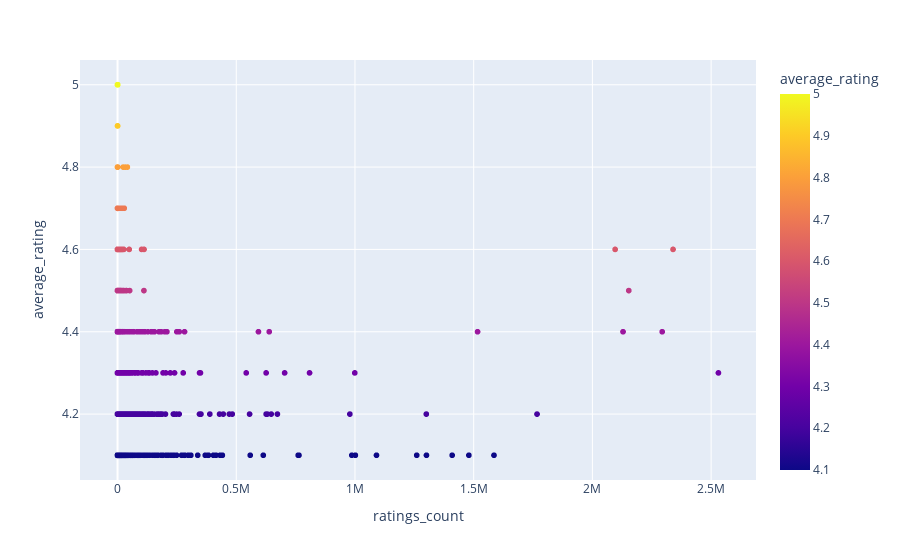

Notebook code cell kept with this figure:
### Code cell
highestrated_books_fig = px.scatter(highestrated_books, x='ratings_count', y='average_rating' ,hover_data= ['title', 'authors','num_pages','text_reviews_count'],color="average_rating" )
highestrated_books_fig.show()

### Figure 1 — Plotly figure (JSON) as saved in the notebook; plotly's stock layout.template omitted (floating-point values rounded to 4 significant figures; data arrays with more than 128 entries replaced by an {"elided": "..."} marker saying what was removed)
{"data": [{"customdata": {"elided": "3960x4 mixed values"}, "hovertemplate": "ratings_count=%{x}<br>average_rating=%{marker.color}<br>title=%{customdata[0]}<br>authors=%{customdata[1]}<br>num_pages=%{customdata[2]}<br>text_reviews_count=%{customdata[3]}<extra></extra>", "legendgroup": "", "marker": {"color": {"elided": "3960 float values"}, "coloraxis": "coloraxis", "symbol": "circle"}, "mode": "markers", "name": "", "showlegend": false, "type": "scattergl", "x": {"elided": "3960 int values"}, "xaxis": "x", "y": {"elided": "3960 float values"}, "yaxis": "y"}], "layout": {"coloraxis": {"colorbar": {"title": {"text": "average_rating"}}, "colorscale": [[0, "#0d0887"], [0.1111, "#46039f"], [0.2222, "#7201a8"], [0.3333, "#9c179e"], [0.4444, "#bd3786"], [0.5556, "#d8576b"], [0.6667, "#ed7953"], [0.7778, "#fb9f3a"], [0.8889, "#fdca26"], [1, "#f0f921"]]}, "legend": {"tracegroupgap": 0}, "margin": {"t": 60}, "xaxis": {"anchor": "y", "domain": [0, 1], "title": {"text": "ratings_count"}}, "yaxis": {"anchor": "x", "domain": [0, 1], "title": {"text": "average_rating"}}}}
